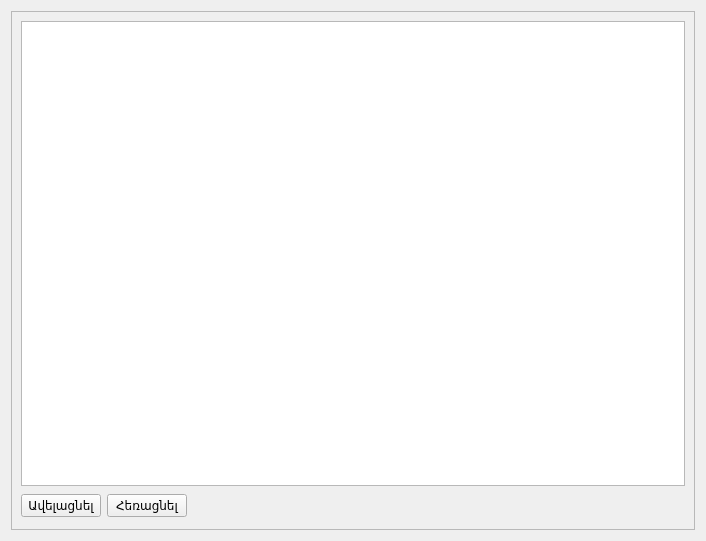
<?xml version="1.0" encoding="UTF-8"?>
<ui version="4.0">
 <class>customersWidget</class>
 <widget class="QWidget" name="customersWidget">
  <property name="geometry">
   <rect>
    <x>0</x>
    <y>0</y>
    <width>706</width>
    <height>541</height>
   </rect>
  </property>
  <property name="windowTitle">
   <string>Form</string>
  </property>
  <layout class="QGridLayout" name="gridLayout_2">
   <item row="0" column="0">
    <widget class="QScrollArea" name="scrollArea">
     <property name="widgetResizable">
      <bool>true</bool>
     </property>
     <widget class="QWidget" name="scrollAreaWidgetContents">
      <property name="geometry">
       <rect>
        <x>0</x>
        <y>0</y>
        <width>686</width>
        <height>521</height>
       </rect>
      </property>
      <layout class="QGridLayout" name="gridLayout">
       <item row="0" column="0">
        <layout class="QVBoxLayout" name="verticalLayout">
         <item>
          <widget class="QTableView" name="tableView"/>
         </item>
         <item>
          <layout class="QHBoxLayout" name="horizontalLayout">
           <item>
            <widget class="QPushButton" name="btnAddCustomers">
             <property name="text">
              <string>Ավելացնել</string>
             </property>
            </widget>
           </item>
           <item>
            <widget class="QPushButton" name="btnDeleteCustomers">
             <property name="text">
              <string>Հեռացնել</string>
             </property>
            </widget>
           </item>
           <item>
            <spacer name="horizontalSpacer">
             <property name="orientation">
              <enum>Qt::Horizontal</enum>
             </property>
             <property name="sizeHint" stdset="0">
              <size>
               <width>58</width>
               <height>28</height>
              </size>
             </property>
            </spacer>
           </item>
          </layout>
         </item>
        </layout>
       </item>
      </layout>
      <zorder>tableView</zorder>
      <zorder></zorder>
      <zorder></zorder>
     </widget>
    </widget>
   </item>
  </layout>
 </widget>
 <resources/>
 <connections/>
</ui>
